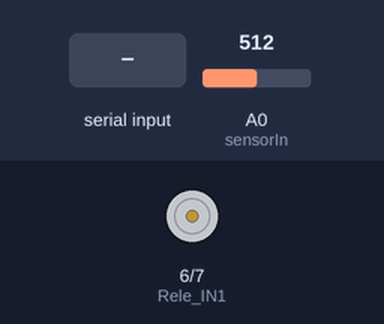
A sketch run on a simulated Arduino Uno, built with avr-gcc and run on an emulated ATmega328P. Parts: motor-driver pin pairs drawn as motors (green arrow = first pin HIGH = forward, orange = second pin HIGH = backward, longer = more drive). The test bench sets the inputs (shaded band); at power-on: A0 (sensorIn) = 512. What the sketch prints to the serial monitor is not drawn.

Above: at 2.2 s.
2.3 s: "n" received over Serial
At 4.1 s:
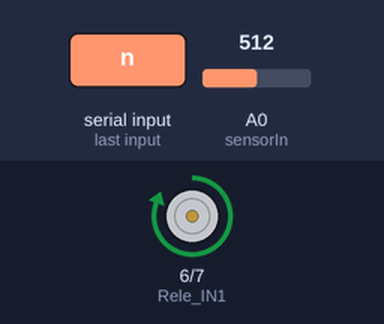
4.5 s: "m" received over Serial
At 5.7 s:
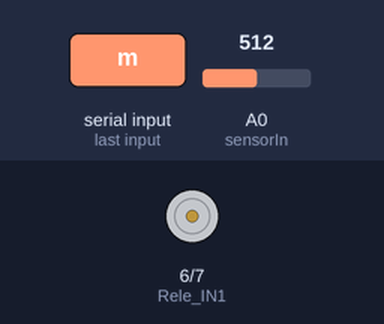
6.5 s: "n" received over Serial
At 8.5 s:
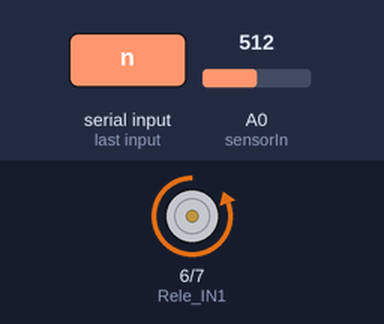
Timing chart, 0 to 10.0 s (numbered marks = the images above; inputs shaded):
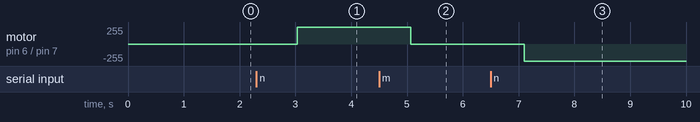

Measured:
- after the input at 2.3 s, motor on pin 6 (Rele_IN1) / pin 7 (Rele_IN2): stopped → forward 255/255 after 0.74 s
- after the input at 4.5 s, motor on pin 6 (Rele_IN1) / pin 7 (Rele_IN2): forward 255/255 → stopped after 0.57 s
- after the input at 6.5 s, motor on pin 6 (Rele_IN1) / pin 7 (Rele_IN2): stopped → backward 255/255 after 0.60 s

The sketch:

smart_plug.ino
```cpp
const int sensorIn = A0;
int mVperAmp = 66; // use 100 for 20A Module and 66 for 30A Module
double Voltage = 0;
double VRMS = 0;
double AmpsRMS = 0;
double Pot = 0;
boolean IN1 = true;
boolean IN2 = true;


byte byteRead;

//SoftwareSerial mySerial(10, 11); // RX, TX


void setup(){

  Serial.begin(115200);

  delay(1000);

  pinMode(6,OUTPUT); // Rele IN1
  pinMode(7,OUTPUT); // Rele IN2
}

void loop(){

    /*  check if data has been sent from the computer: */
  while (Serial.available()) {
    /* read the most recent byte */
    delay(10);
    byteRead = Serial.read();

    //Serial.write (byteRead);

    switch(byteRead)
    {
    case 'n': //IN1
      if (IN1){
        IN1 = false;
        digitalWrite(6, 1);
      }
      else{
        IN1 = true;
        digitalWrite(6, 0);
      }
      break;

    case 'm': //IN2
      if (IN2){
        IN2 = false;
        digitalWrite(7, 1);
      }
      else{
        IN2 = true;
        digitalWrite(7, 0);
      }
      break;

    }
  }


  Voltage = getVPP();
  VRMS = (Voltage/2.0) *0.707;
  AmpsRMS = (VRMS * 1000)/mVperAmp;
  AmpsRMS = AmpsRMS - 0.06;

  if( AmpsRMS < 0){
    AmpsRMS = 0;
  }

  Pot = 120 * AmpsRMS;

  //Serial.print(AmpsRMS);
  //Serial.println(" Amps RMS");
  //Serial.print(Pot);
  //Serial.println(" W");
  //Serial.print(24*Pot/1000);
  //Serial.println(" kWh/dia");
  //Serial.print("Conta de luz: ");
  //Serial.print((24*Pot/1000)*30);
  //Serial.print(" kWh/mes  ");
  //Serial.print("R$");
  //Serial.print((24*Pot/1000)*30*0.54346);
  //Serial.println("/mes");

  Serial.print("<SerialArduino>");
  Serial.print("<Amp>");
  Serial.print(AmpsRMS);
  Serial.print("</Amp>");

  Serial.print("<Pot>");
  Serial.print(Pot);
  Serial.print("</Pot>");

  Serial.print("<KWhdia>");
  Serial.print(24*Pot/1000);
  Serial.print("</KWhdia>");

  Serial.print("<KWhmes>");
  Serial.print((24*Pot/1000)*30);
  Serial.print("</KWhmes>");

  Serial.print("<Conta>");
  Serial.print((24*Pot/1000)*30*0.54346);
  Serial.print("</Conta>");

  Serial.print("<IN1>");
  Serial.print(IN1);
  Serial.print("</IN1>");

  Serial.print("<IN2>");
  Serial.print(IN2);
  Serial.print("</IN2>");

  Serial.println("</SerialArduino>");

  Serial.flush();


  //Serial.print(Pot);
  //Serial.println(" W");
  //Serial.print(24*Pot/1000);
  //Serial.println(" kWh/dia");
  //Serial.print("Conta de luz: ");
  //Serial.print((24*Pot/1000)*30);
  //Serial.print(" kWh/mes  ");
  //Serial.print("R$");
  //Serial.print((24*Pot/1000)*30*0.54346);
  //Serial.println("/mes");


}
// if (byteRead == "Off"){
// digitalWrite(7,1);
// digitalWrite(6,1);
//}


float getVPP()
{
  float result;

  int readValue;             //value read from the sensor
  int maxValue = 0;          // store max value here
  int minValue = 1024;          // store min value here

  uint32_t start_time = millis();
  while((millis()-start_time) < 1000) //sample for 2 Sec
  {
    readValue = analogRead(sensorIn);
    // see if you have a new maxValue
    if (readValue > maxValue)
    {
      /*record the maximum sensor value*/
      maxValue = readValue;
    }
    if (readValue < minValue)
    {
      /*record the maximum sensor value*/
      minValue = readValue;
    }
  }

  // Subtract min from max
  result = ((maxValue - minValue) * 5.0)/1024.0;

  return result;
}
```
